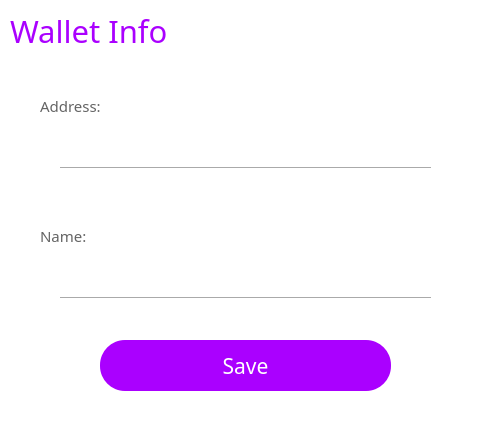
<?xml version="1.0" encoding="UTF-8"?>
<ui version="4.0">
 <class>WalletInfoForm</class>
 <widget class="QWidget" name="WalletInfoForm">
  <property name="geometry">
   <rect>
    <x>0</x>
    <y>0</y>
    <width>489</width>
    <height>424</height>
   </rect>
  </property>
  <property name="windowTitle">
   <string>Form</string>
  </property>
  <property name="styleSheet">
   <string notr="true">background-color: rgb(255, 255, 255);</string>
  </property>
  <widget class="QLineEdit" name="lineEdit_6">
   <property name="geometry">
    <rect>
     <x>60</x>
     <y>130</y>
     <width>371</width>
     <height>31</height>
    </rect>
   </property>
   <property name="font">
    <font>
     <family>等线</family>
     <pointsize>10</pointsize>
    </font>
   </property>
   <property name="toolTip">
    <string/>
   </property>
   <property name="statusTip">
    <string/>
   </property>
   <property name="whatsThis">
    <string/>
   </property>
   <property name="accessibleName">
    <string/>
   </property>
   <property name="accessibleDescription">
    <string/>
   </property>
   <property name="styleSheet">
    <string notr="true">
QLineEdit[echoMode=&quot;2&quot;] {
    lineedit-password-character:42;
}
</string>
   </property>
   <property name="frame">
    <bool>false</bool>
   </property>
   <property name="echoMode">
    <enum>QLineEdit::Normal</enum>
   </property>
  </widget>
  <widget class="Line" name="line_38">
   <property name="geometry">
    <rect>
     <x>60</x>
     <y>160</y>
     <width>371</width>
     <height>16</height>
    </rect>
   </property>
   <property name="orientation">
    <enum>Qt::Horizontal</enum>
   </property>
  </widget>
  <widget class="QLineEdit" name="lineEdit_7">
   <property name="geometry">
    <rect>
     <x>60</x>
     <y>260</y>
     <width>371</width>
     <height>31</height>
    </rect>
   </property>
   <property name="font">
    <font>
     <family>等线</family>
     <pointsize>10</pointsize>
    </font>
   </property>
   <property name="toolTip">
    <string/>
   </property>
   <property name="statusTip">
    <string/>
   </property>
   <property name="whatsThis">
    <string/>
   </property>
   <property name="accessibleName">
    <string/>
   </property>
   <property name="accessibleDescription">
    <string/>
   </property>
   <property name="styleSheet">
    <string notr="true">
QLineEdit[echoMode=&quot;2&quot;] {
    lineedit-password-character:42;
}
</string>
   </property>
   <property name="frame">
    <bool>false</bool>
   </property>
   <property name="echoMode">
    <enum>QLineEdit::Normal</enum>
   </property>
   <property name="placeholderText">
    <string/>
   </property>
  </widget>
  <widget class="QLabel" name="label_51">
   <property name="geometry">
    <rect>
     <x>40</x>
     <y>220</y>
     <width>91</width>
     <height>31</height>
    </rect>
   </property>
   <property name="font">
    <font>
     <family>微软雅黑</family>
     <pointsize>11</pointsize>
    </font>
   </property>
   <property name="styleSheet">
    <string notr="true">color: rgb(100, 100, 100);</string>
   </property>
   <property name="text">
    <string>Name:</string>
   </property>
  </widget>
  <widget class="Line" name="line_41">
   <property name="geometry">
    <rect>
     <x>60</x>
     <y>290</y>
     <width>371</width>
     <height>16</height>
    </rect>
   </property>
   <property name="orientation">
    <enum>Qt::Horizontal</enum>
   </property>
  </widget>
  <widget class="QLabel" name="label_15">
   <property name="geometry">
    <rect>
     <x>10</x>
     <y>10</y>
     <width>201</width>
     <height>41</height>
    </rect>
   </property>
   <property name="font">
    <font>
     <family>微软雅黑</family>
     <pointsize>23</pointsize>
     <weight>50</weight>
     <bold>false</bold>
    </font>
   </property>
   <property name="styleSheet">
    <string notr="true">color: rgb(170, 0, 255);</string>
   </property>
   <property name="text">
    <string>Wallet Info</string>
   </property>
  </widget>
  <widget class="QPushButton" name="closeenterpsw">
   <property name="geometry">
    <rect>
     <x>440</x>
     <y>0</y>
     <width>41</width>
     <height>31</height>
    </rect>
   </property>
   <property name="text">
    <string/>
   </property>
   <property name="icon">
    <iconset>
     <normaloff>D:/wtc_py/pic/close.png</normaloff>D:/wtc_py/pic/close.png</iconset>
   </property>
   <property name="flat">
    <bool>true</bool>
   </property>
  </widget>
  <widget class="QPushButton" name="pushButton_9">
   <property name="geometry">
    <rect>
     <x>100</x>
     <y>340</y>
     <width>291</width>
     <height>51</height>
    </rect>
   </property>
   <property name="font">
    <font>
     <family>等线</family>
     <pointsize>16</pointsize>
    </font>
   </property>
   <property name="cursor">
    <cursorShape>PointingHandCursor</cursorShape>
   </property>
   <property name="styleSheet">
    <string notr="true">background-color: rgb(170, 0, 255);
color: rgb(255, 255, 255);
border-radius:25px;</string>
   </property>
   <property name="text">
    <string>Save</string>
   </property>
   <property name="flat">
    <bool>false</bool>
   </property>
  </widget>
  <widget class="QLabel" name="label_52">
   <property name="geometry">
    <rect>
     <x>40</x>
     <y>90</y>
     <width>151</width>
     <height>31</height>
    </rect>
   </property>
   <property name="font">
    <font>
     <family>微软雅黑</family>
     <pointsize>11</pointsize>
    </font>
   </property>
   <property name="styleSheet">
    <string notr="true">color: rgb(100, 100, 100);</string>
   </property>
   <property name="text">
    <string>Address:</string>
   </property>
  </widget>
 </widget>
 <resources/>
 <connections/>
</ui>
